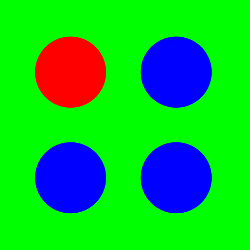
//> input picture Vision/Marker1.ppm, 250 x 250 px
$ ./main ../Vision/Marker1.ppm   (built with g++ and OpenCV 4)
//> lines starting //> are read from the running program, lines starting //| are printed output that depends on the picture; after the words box and inside, x2 and y2 are one past the last pixel; in counts of white or black regions, pixels touching at a corner belong together
### Vision/Vision.hpp
#ifndef VISION_H
#define VISION_H


#include <opencv2/core.hpp>
#include <opencv2/highgui.hpp>
#include <opencv2/imgproc.hpp>
#include <opencv2/shape.hpp>
#include "opencv2/imgcodecs.hpp"

#include <iostream>
#include <string>

using namespace std;
using namespace cv;


class Vision{

public:

    cv::Point getCenterPoint(cv::Mat inputImg);
    cv::Point findMidPoint(std::vector<cv::Point> pts);
    void writeImage(Mat &image, String name);

private:
};


#endif

### Vision/Vision.cpp
#include "Vision.hpp"

struct sortclass {
    bool operator() (cv::Point pt1, cv::Point pt2) { return (pt1.x < pt2.x);}
} myobj;

void Vision::writeImage(Mat &image, String name){
    imwrite("images/" +name+".png", image);
    cout << "writeimage  " << endl;
}

cv::Point Vision::getCenterPoint(cv::Mat inputImg){


    // https://solarianprogrammer.com/2015/05/08/detect-red-circles-image-using-opencv/
            Mat red_hue_image,blue_hue_image,imgHSV;
            Mat img = inputImg.clone();
            Mat display = img.clone();
            cv::medianBlur(img, img, 3);
            cvtColor(img,imgHSV,CV_BGR2HSV);
            //Scalar blueThresholdLOW(110,50,40);
            Scalar blueThresholdLOW(110,100,40);
            //Scalar blueThresholdHIGH(130,190,150);
            Scalar blueThresholdHIGH(140,255,255);
            //Scalar redThresholdLOW(0,130,100)
            Scalar redThresholdLOW(0,100,100);
            Scalar redThresholdHIGH(10,255,255);
            //Scalar redThresholdHIGH(45,210,210);//(10,255,255);
            inRange(imgHSV,blueThresholdLOW,blueThresholdHIGH,blue_hue_image);
            inRange(imgHSV,redThresholdLOW,redThresholdHIGH,red_hue_image);

            cv::Mat hue_image;
            cv::addWeighted(blue_hue_image, 1.0, red_hue_image, 1.0, 0.0, hue_image);

            cv::GaussianBlur(hue_image, hue_image, cv::Size(9, 9), 2, 2);
            //cv::GaussianBlur(red_hue_image, red_hue_image, cv::Size(9, 9), 2, 2);
            // Use the Hough transform to detect circles in the combined threshold image
            std::vector<cv::Vec3f> circles;
            cv::HoughCircles(hue_image, circles, CV_HOUGH_GRADIENT, 1, hue_image.rows/8, 100, 20, 0, 0);
            std::vector<cv::Point> pts(circles.size());
            cout << "circle size; " << circles.size() << endl;
            // Loop over all detected circles and outline them on the original image
            if(circles.size() == 0) std::exit(-1);
            for(size_t current_circle = 0; current_circle < circles.size(); ++current_circle) {
                cv::Point center(std::round(circles[current_circle][0]), std::round(circles[current_circle][1]));
                int radius = std::round(circles[current_circle][2]);

                cv::circle(display, center, radius, cv::Scalar(0, 0, 0), 5);
                cout << "[" << current_circle << "]" <<" circles center: " << center << endl; // display center point for circles detected

                pts[current_circle] = Point(circles[current_circle][0],circles[current_circle][1]);

                }

            cout << "pts size: " << pts.size() << endl;
            writeImage(display,"disp");

            cv::Point center = findMidPoint(pts);
            return center;
}

cv::Point Vision::findMidPoint(std::vector<cv::Point> pts){

    // sort vector using myobject as comparator
    std::sort(pts.begin(), pts.end(), myobj);

    cv::Point center = (pts[3]+pts[0])/2;

    cout << "center: " << center << endl;

        cout << "dis: " << cv::norm(pts[0]-pts[1]) << endl;
        cout << "dis: " << cv::norm(pts[0]-pts[2]) << endl;
        cout << "dis: " << cv::norm(pts[0]-pts[3]) << endl;
        cout << "dis: " << cv::norm(pts[1]-pts[2]) << endl;
       cout << "dis: " << cv::norm(pts[2]-pts[3]) << endl;


    return center;

}

### Vision/main.cpp
#include <opencv2/core.hpp>
#include <opencv2/highgui.hpp>
#include <opencv2/imgproc.hpp>
#include <opencv2/shape.hpp>
#include "opencv2/imgcodecs.hpp"

#include "Vision.hpp"

#include <iostream>
#include <string>
#include <numeric>

using namespace cv;
using namespace std;


namespace
{
    // windows and trackbars name canny
    const std::string windowName = "Hough Circle Detection Demo";
    const std::string cannyThresholdTrackbarName = "Canny threshold";
    const std::string accumulatorThresholdTrackbarName = "Accumulator Threshold";
    const std::string usage = "Usage : tutorial_HoughCircle_Demo <path_to_input_image>\n";

    // initial and max values of the parameters of interests.
    const int cannyThresholdInitialValue = 100;
    const int accumulatorThresholdInitialValue = 50;
    const int maxAccumulatorThreshold = 200;
    const int maxCannyThreshold = 255;

    // [22 lines left out: function HoughDetection, not called in this run]
}

void writeImage(Mat &image, String name){
    imwrite("images/" +name+".png", image);
}

// [27 lines left out: function useTrackbar, not called in this run]

int main(int argc, char* argv[]){

    // Parse command line arguments
    cv::CommandLineParser parser(argc, argv,
        "{help   |            | print this message}"
        "{@image1 | ../Vision/Marker1.ppm | image path}"
    );

    if (parser.has("help")) {
        parser.printMessage();
        return 0;
    }

    // Load image
    string filename = parser.get<string>("@image1");
    Mat img = imread(filename);
//> img is the input picture: 250 rows x 250 cols, CV_8UC3; mean B, G, R 48.6, 190.2, 16.2

    if (img.empty()) {
        std::cout << "Input image not found at '" << filename << "'\n";
        return 1;
    }

    writeImage(img,"circles drawed");
    cout << "wrote "<< endl;
    // inspiration found at opencv dovcs: https://docs.opencv.org/2.4/doc/tutorials/imgproc/imgtrans/hough_circle/hough_circle.html
    // Convert it to gray
    Mat img_gray;
    cvtColor( img, img_gray, CV_BGR2GRAY );
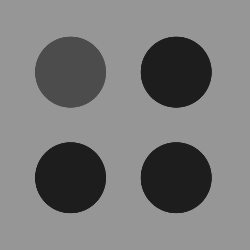
//> img_gray: 250 rows x 250 cols, CV_8UC1; min 29, max 150, mean 122.2

     // Blur it to remove gaussian noise, thus reducing the chance of false circle detection
     GaussianBlur( img_gray, img_gray, Size(9, 9), 2, 2 );
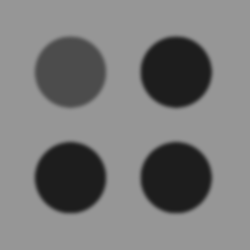
//> img_gray: 250 rows x 250 cols, CV_8UC1; 12.76% of pixels changed, all inside (x1, y1, x2, y2) = (31, 32, 216, 217)


//        cv::circle(display, center, 2, cv::Scalar(0, 255, 0), 5);
           Vision vis;
           cv::Point point;

           point = vis.getCenterPoint(img);
//> in getCenterPoint, `cv::medianBlur(img, img, 3);`: img: 250 rows x 250 cols, CV_8UC3; 1.58% of pixels changed, all inside (x1, y1, x2, y2) = (33, 36, 213, 214)
//> in getCenterPoint, `cvtColor(img,imgHSV,CV_BGR2HSV);`: imgHSV: 250 rows x 250 cols, CV_8UC3; mean H, S, V 67.6, 255, 254.4
//> in getCenterPoint, `inRange(imgHSV,blueThresholdLOW,blueThresholdHIGH,blue_hue_image);`:
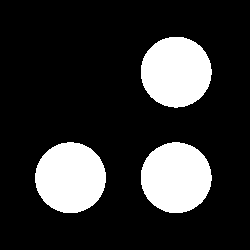
//> blue_hue_image: 250 rows x 250 cols, CV_8UC1; 18.9% white; 3 white regions, box (x1, y1, x2, y2) and area: (141, 142, 212, 213) 3947, (35, 142, 106, 213) 3945, (141, 37, 212, 108) 3942
//> in getCenterPoint, `inRange(imgHSV,redThresholdLOW,redThresholdHIGH,red_hue_image);`:
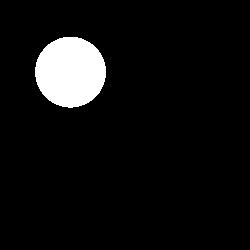
//> red_hue_image: 250 rows x 250 cols, CV_8UC1; 6.3% white; 1 white region, box (x1, y1, x2, y2) and area: (35, 37, 106, 108) 3943
//> in getCenterPoint, `cv::addWeighted(blue_hue_image, 1.0, red_hue_image, 1.0, 0.0, hue_imag..`:
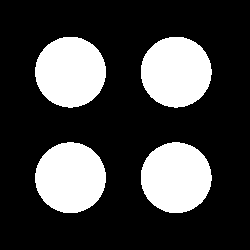
//> hue_image: 250 rows x 250 cols, CV_8UC1; 25.2% white; 4 white regions, box (x1, y1, x2, y2) and area: (141, 142, 212, 213) 3947, (35, 142, 106, 213) 3945, (35, 37, 106, 108) 3943, (141, 37, 212, 108) 3942
//> in getCenterPoint, `cv::GaussianBlur(hue_image, hue_image, cv::Size(9, 9), 2, 2);`:
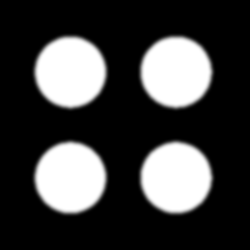
//> hue_image: 250 rows x 250 cols, CV_8UC1; 13.47% of pixels changed, all inside (x1, y1, x2, y2) = (31, 33, 216, 217)
//> in getCenterPoint, `cv::HoughCircles(hue_image, circles, CV_HOUGH_GRADIENT, 1, hue_image.r..`: circles = 4 circles (x, y, radius): [70.5, 177.5, 34.9], [175.5, 177.5, 35.8], [70.5, 71.5, 34.9], [176.5, 71.5, 35]
//| circle size; 4
//> the loop in getCenterPoint, `for(size_t current_circle = 0; current_circle < circles.size(); ++curr..` made 4 passes
//> (center, radius) on passes 1 to 4: (Point(71, 178), 35), (Point(176, 178), 36), (Point(71, 72), 35), (Point(177, 72), 35)
//| [0] circles center: [71, 178]
//| [1] circles center: [176, 178]
//| [2] circles center: [71, 72]
//| [3] circles center: [177, 72]
//> after the loop in getCenterPoint, `for(size_t current_circle = 0; current_circle < circles.size(); ++curr..`:
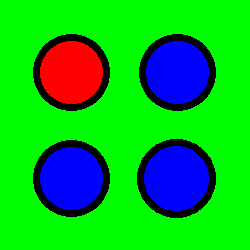
//> display: 250 rows x 250 cols, CV_8UC3; 9.84% of pixels changed, all inside (x1, y1, x2, y2) = (33, 34, 216, 218)
//| pts size: 4
//> in findMidPoint, `std::sort(pts.begin(), pts.end(), myobj);`: pts = 4 Points (x, y): [70, 177], [70, 71], [175, 177], [176, 71]
//> in findMidPoint, `cv::Point center = (pts[3]+pts[0])/2;`: center = Point(123, 124)
//| center: [123, 124]
//| dis: 106
//| dis: 105
//| dis: 149.907
//| dis: 149.201
//| dis: 106.005
//> point = Point(123, 124)

           Mat display = img.clone();
            cv::circle(display, point, 2, cv::Scalar(0, 0, 0), 5);
//> display: 250 rows x 250 cols, CV_8UC3; 0.12% of pixels changed, all inside (x1, y1, x2, y2) = (118, 119, 129, 130)

// [8 lines of commented-out code are left out]

        writeImage(display,"circles drawed");


//     writeImage(img,"orignial");
//     writeImage(img_gray,"gray");
//     writeImage(display,"hough transform");


    return 0;
}
